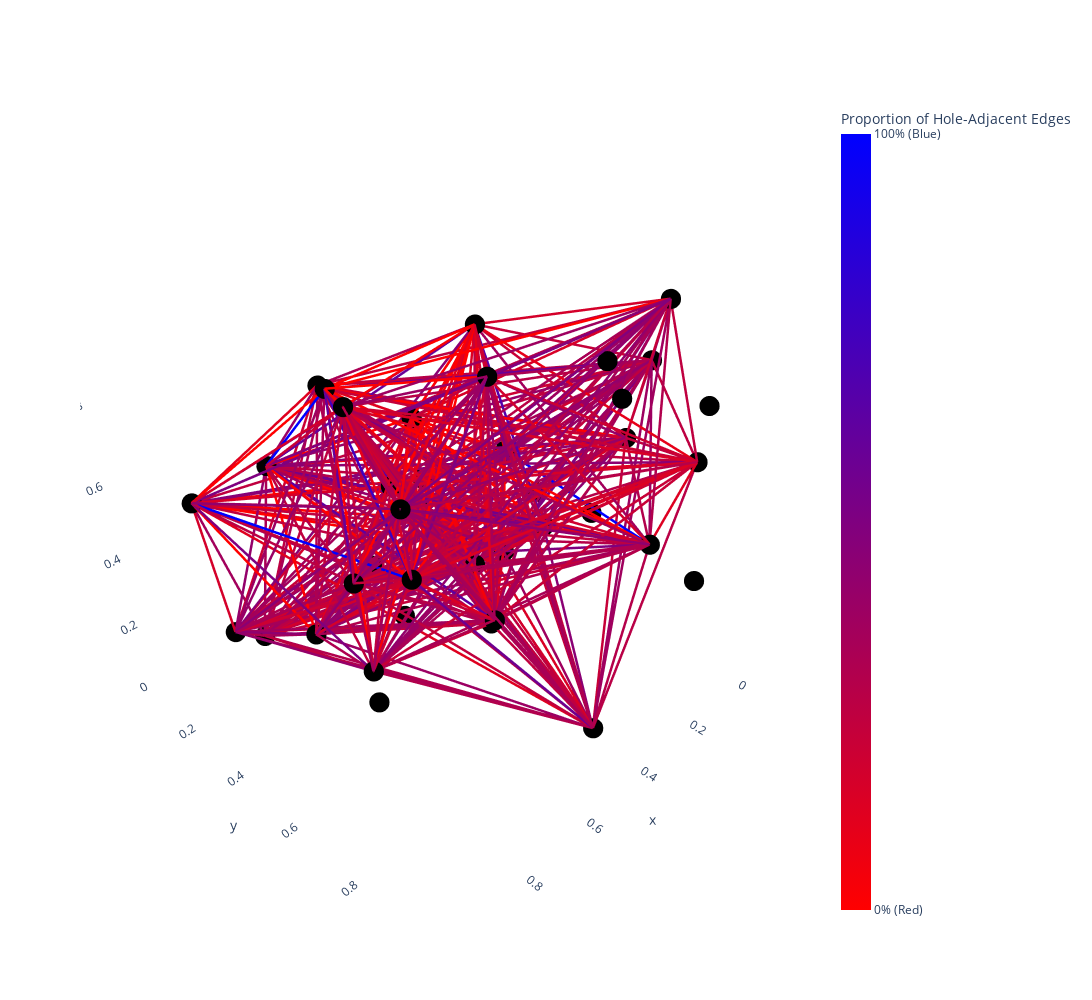

The notebook cell this image was saved under:
### Markdown cell above
### Gradient, unweighted

### Code cell
collapsed_G = nx.Graph()

for i in range(len(coms)):
    collapsed_G.add_node(i)

hole_adjacent_edge_count = {}
total_edge_count = {}

original_cycle_edges = set()
for cycle in big_rep_cycle_list1:
    for i in range(len(cycle)):
        u, v = cycle[i], cycle[(i + 1) % len(cycle)]
        original_cycle_edges.add((u, v))
        original_cycle_edges.add((v, u))

for u, v in G.edges():
    community_u = node_to_com_dict[u]
    community_v = node_to_com_dict[v]
    if community_u != community_v:
        if collapsed_G.has_edge(community_u, community_v):
            collapsed_G[community_u][community_v]['weight'] += 1
        else:
            collapsed_G.add_edge(community_u, community_v, weight=1)
        
        if (community_u, community_v) not in total_edge_count:
            total_edge_count[(community_u, community_v)] = 0
            hole_adjacent_edge_count[(community_u, community_v)] = 0
        
        total_edge_count[(community_u, community_v)] += 1
        
        if (u, v) in original_cycle_edges or (v, u) in original_cycle_edges:
            hole_adjacent_edge_count[(community_u, community_v)] += 1

edge_proportions = {edge: hole_adjacent_edge_count[edge] / total_edge_count[edge] for edge in total_edge_count}

pos = {i: (np.random.random(), np.random.random(), np.random.random()) for i in collapsed_G.nodes}

edge_trace = []
for edge in collapsed_G.edges():
    x0, y0, z0 = pos[edge[0]]
    x1, y1, z1 = pos[edge[1]]
    proportion = edge_proportions.get(edge, 0)
    color = f'rgb({int(255 * (1 - proportion))}, 0, {int(255 * proportion)})'
    
    edge_trace.append(go.Scatter3d(
        x=[x0, x1, None],
        y=[y0, y1, None],
        z=[z0, z1, None],
        line=dict(width=5, color=color),
        hoverinfo='none',
        mode='lines'
    ))

# map original cycle edges to community edges
collapsed_cycle_edges = set()
for u, v in original_cycle_edges:
    community_u = node_to_com_dict[u]
    community_v = node_to_com_dict[v]
    if community_u != community_v:
        collapsed_cycle_edges.add((community_u, community_v))
        collapsed_cycle_edges.add((community_v, community_u))

# count edges part of any cycle and not part of any cycle
cycle_edge_count = len([e for e in collapsed_G.edges() if (e in collapsed_cycle_edges or (e[1], e[0]) in collapsed_cycle_edges)])
non_cycle_edge_count = len(collapsed_G.edges()) - cycle_edge_count

# calculate percentages for gradient
total_edges = len(collapsed_G.edges())
percent_non_cycle = (non_cycle_edge_count / total_edges) * 100
percent_cycle = (cycle_edge_count / total_edges) * 100

print(f"Number of edges not part of any cycle: {non_cycle_edge_count} ({percent_non_cycle:.2f}%)")
print(f"Number of edges part of a cycle: {cycle_edge_count} ({percent_cycle:.2f}%)")

node_trace = go.Scatter3d(
    x=[pos[node][0] for node in collapsed_G.nodes()],
    y=[pos[node][1] for node in collapsed_G.nodes()],
    z=[pos[node][2] for node in collapsed_G.nodes()],
    mode='markers',
    marker=dict(
        size=7,
        color='black',
    ),
    text=list(collapsed_G.nodes()),
    hoverinfo='text'
)

# do color bar/key
color_bar_trace = go.Scatter3d(
    x=[None], y=[None], z=[None],
    mode='markers',
    marker=dict(
        size=0,
        color=[0, 1], 
        colorscale=[[0, 'rgb(255, 0, 0)'], [1, 'rgb(0, 0, 255)']],
        colorbar=dict(
            title="Proportion of Hole-Adjacent Edges",
            tickvals=[0, 1],
            ticktext=["0% (Red)", "100% (Blue)"]
        )
    ),
    hoverinfo='none'
)

layout = go.Layout(
    width=1200,
    height=1000,
    showlegend=False,
    scene=dict(
        xaxis=dict(showbackground=False),
        yaxis=dict(showbackground=False),
        zaxis=dict(showbackground=False)
    ),
)

fig = go.Figure(data=edge_trace + [node_trace, color_bar_trace], layout=layout)
fig.show()
